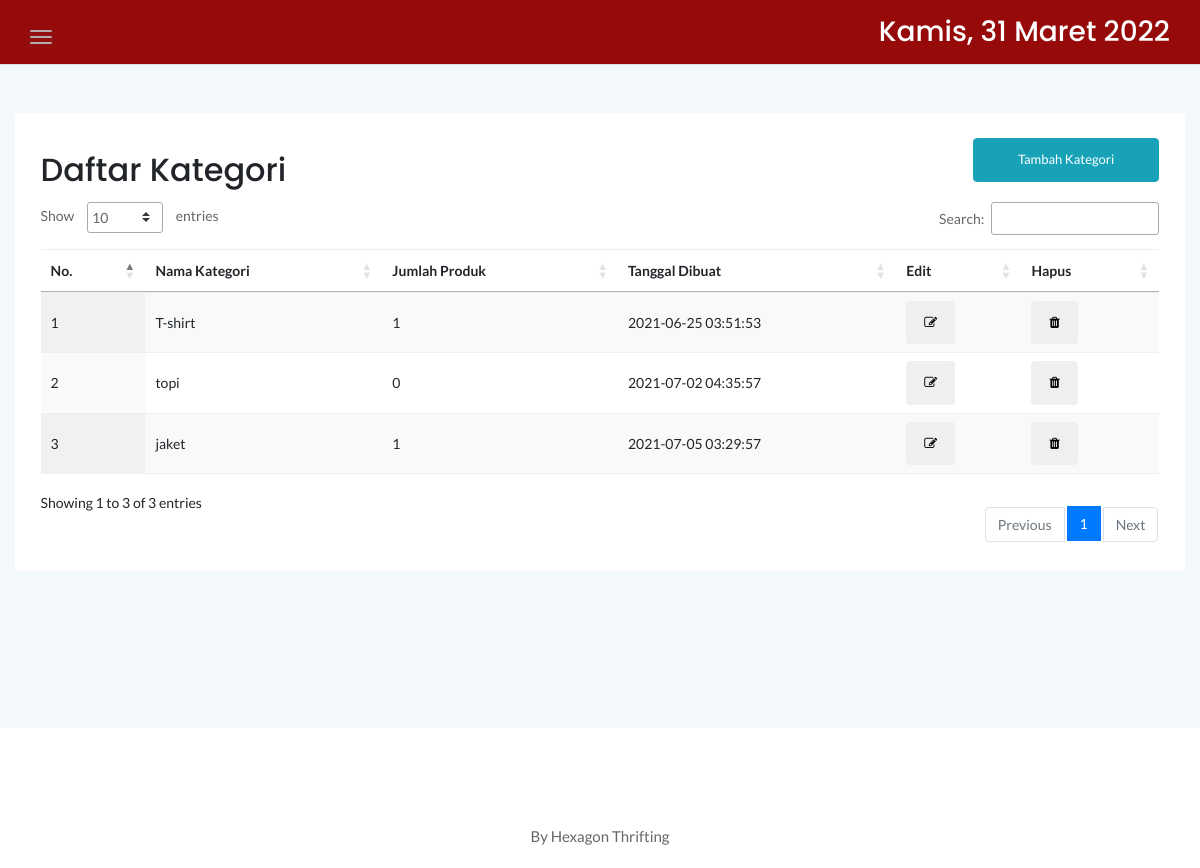
/admin/kategori.php, run on an earlier commit of the app's database.
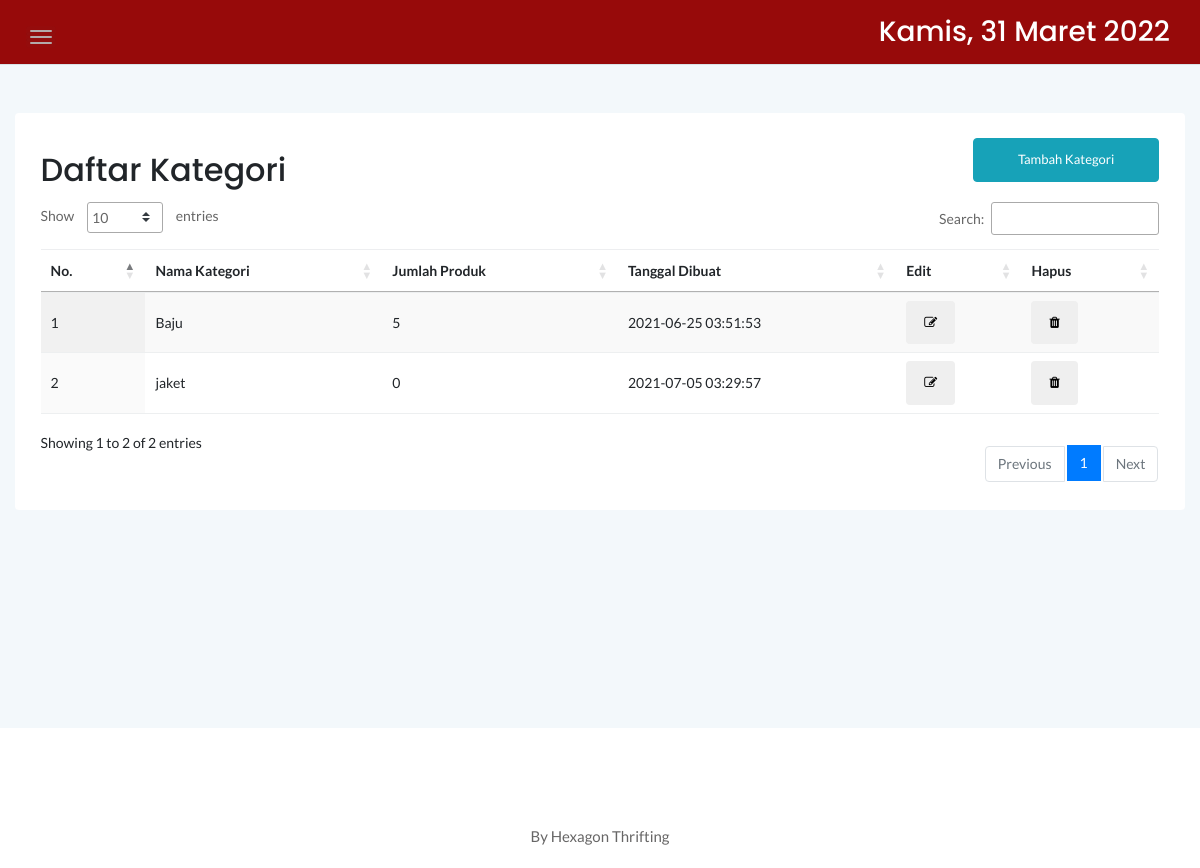
And on a later commit of the database.
### tables this page shows
CREATE TABLE `kategori` (
  `idkategori` int(11) NOT NULL,
  `namakategori` varchar(20) NOT NULL,
  `tgldibuat` timestamp NOT NULL DEFAULT current_timestamp()
);

### admin/kategori.php (the view, shortened to what this page needs)
<?php
	include '../dbconnect.php';
	?>
<!doctype html>
<html class="no-js" lang="en">
<head>
    <link rel="stylesheet" href="assets/css/bootstrap.min.css">
    <link rel="stylesheet" href="assets/css/font-awesome.min.css">
    <link rel="stylesheet" href="assets/css/themify-icons.css">
    <link rel="stylesheet" href="assets/css/metisMenu.css">
    <link rel="stylesheet" href="assets/css/owl.carousel.min.css">
    <link rel="stylesheet" href="assets/css/slicknav.min.css">
    <link rel="stylesheet" href="https://www.amcharts.com/lib/3/plugins/export/export.css" type="text/css" media="all" />
	<link rel="stylesheet" type="text/css" href="https://cdn.datatables.net/1.10.20/css/jquery.dataTables.min.css">
    <link rel="stylesheet" type="text/css" href="https://cdn.datatables.net/1.10.20/css/jquery.dataTables.css">
    <link rel="stylesheet" type="text/css" href="https://cdn.datatables.net/1.10.20/css/dataTables.bootstrap4.min.css">
    <link rel="stylesheet" type="text/css" href="https://cdn.datatables.net/responsive/2.2.3/css/responsive.bootstrap.min.css">
    <link rel="stylesheet" type="text/css" href="https://cdn.datatables.net/responsive/2.2.3/css/responsive.jqueryui.min.css">
	<link rel="stylesheet" type="text/css" href="https://cdn.datatables.net/buttons/1.5.2/css/buttons.dataTables.min.css">
    <link rel="stylesheet" href="assets/css/typography.css">
    <link rel="stylesheet" href="assets/css/default-css.css">
    <link rel="stylesheet" href="assets/css/styles.css">
    <link rel="stylesheet" href="assets/css/responsive.css">
</head>
<body>
    <div class="page-container">
        <div class="main-content">
            <div class="header-area">
                <div class="row align-items-center">
                    <div class="col-md-6 col-sm-8 clearfix">
                        <div class="nav-btn pull-left">
                            <span></span>
                            <span></span>
                            <span></span>
                        </div>
                    </div>
                    <div class="col-md-6 col-sm-4 clearfix">
                        <ul class="notification-area pull-right">
                            <li><h3><div class="date text-white">
						</b></div></h3>
						</li>
                        </ul>
                    </div>
                </div>
            </div>
            <div class="main-content-inner">
                <div class="row mt-5 mb-5">
                    <div class="col-12">
                        <div class="card">
                            <div class="card-body">
                                <div class="d-sm-flex justify-content-between align-items-center">
									<h2>Daftar Kategori</h2>
									<button style="margin-bottom:20px" data-toggle="modal" data-target="#myModal" class="btn btn-info col-md-2">Tambah Kategori</button>
                                </div>
                                    <div class="data-tables datatable-white">
										 <table id="dataTable3" class="display" style="width:100%"><thead class="thead-dark">
											<tr>
												<th>No.</th>
												<th>Nama Kategori</th>
												<th>Jumlah Produk</th>
												<th>Tanggal Dibuat</th>
                                                <th> Edit </th>
                                                <th> Hapus </th>
											</tr></thead><tbody>
											<?php
											$brgs=mysqli_query($conn,"SELECT * from kategori order by idkategori ASC");
											$no=1;
											while($p=mysqli_fetch_array($brgs)){
												$id = $p['idkategori'];
												?>
												<tr>
													<td><?php echo $no++ ?></td>
													<td><?php echo $p['namakategori'] ?></td>
													<td><?php
														$result1 = mysqli_query($conn,"SELECT Count(idproduk) AS count FROM produk p, kategori k where p.idkategori=k.idkategori and k.idkategori='$id' order by idproduk ASC");
														$cekrow = mysqli_num_rows($result1);
														$row1 = mysqli_fetch_assoc($result1);
														$count = $row1['count'];
														if($cekrow > 0){
														echo number_format($count);
														} else {
															echo 'No data';
														}
													?></td>
													<td><?php echo $p['tgldibuat'] ?></td>
                                                    <td><a data-toggle="modal" data-target="#myModal<?php echo $p['idkategori']; ?>" type="button" title="edit data"><button class="btn"><i class="fa fa-edit"></i></button></a></td>
													<td><a href="hapuskategori.php?idkategori=<?php echo $p['idkategori'];?>" title="edit data"><button class="btn"><i class="fa fa-trash"></i></button></a></td>
												</tr>
												<?php
											}
											?>
										</tbody>
										</table>
                                    </div>
								 </div>
                            </div>
                        </div>
                    </div>
                </div>
            </div>
        </div>
        <footer>
            <div class="footer-area">
                <p>By Hexagon Thrifting</p>
            </div>
        </footer>
</body>
</html>

What changed in the data, as far as the page shows it:
removed kategori: namakategori "topi", count "0", tgldibuat "2021-07-02 04:35:57"
changed kategori: namakategori "T-shirt" → "Baju"; count "1" → "5"
computed for kategori "jaket": count "1" → "0"
Also different on the page:
text written by a page script: "Show entries Search: Showing 1 to 3 of 3 entries Previous 1 Next" → "Show entries Search: Showing 1 to 2 of 2 entries Previous 1 Next"
